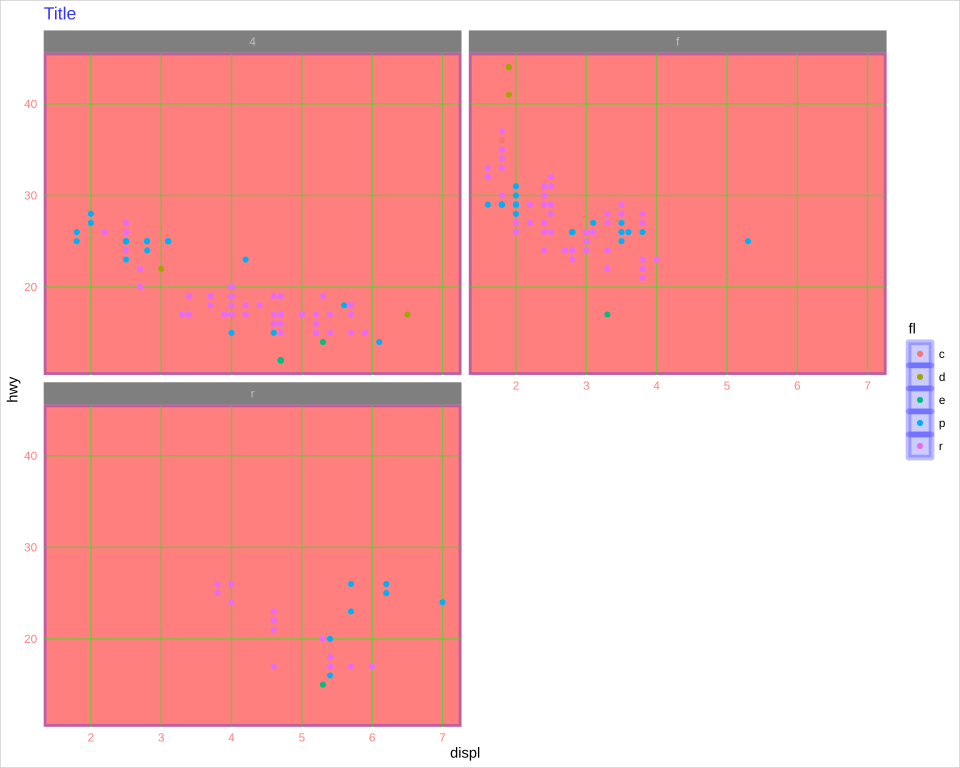

Write R code to recreate this figure.
# The plot test/golden/theme_alpha.svg draws, drawn by ggplot2 itself, as ggplot2's own visual
# tests draw their snapshots: the independent check on that golden whenever it changes. The suite
# never runs this; it needs R, ggplot2 and vdiffr, saved as the Docker image
# giggly-r:ggplot2-4.0.3. From the repository's root:
#
#   docker run --rm -v "$PWD/test/golden":/golden:ro giggly-r:ggplot2-4.0.3 \
#     Rscript /golden/theme_alpha.R > theme_alpha.ggplot2.svg
#
# and compare the two drawings element by element, as test/golden/point.R describes.
#
# mpg's highway mileage against engine size, coloured by fuel, a panel for each drive, its theme's
# colours with alphas of their own: each panel's background half-transparent red bordered blue at a
# quarter, its major grid lines half-transparent green and its minor ones fully transparent, written
# with no stroke, the tick labels half-transparent red, the ticks fully transparent, each strip
# half-transparent black with half-transparent white labels, the legend's keys a fifth-opaque blue,
# the title blue at 0.8, and the plot's background CSS's transparent, written with no fill, bordered
# black at a fifth.
#
# First checked with ggplot2 4.0.3 and vdiffr 1.0.9: every element and clip path matches, in
# ggplot2's order, but the background's edge, which R writes as its rounding error.

library(ggplot2)

plot <- ggplot(mpg, aes(displ, hwy, colour = fl)) +
  geom_point() +
  facet_wrap(~drv, ncol = 2) +
  labs(title = "Title") +
  theme(
    panel.background = element_rect(fill = "#FF000080", colour = "#0000FF40", linewidth = 2),
    panel.grid.major = element_line(colour = "#00FF0080"),
    panel.grid.minor = element_line(colour = "#00FF0000"),
    axis.text = element_text(colour = "#FF000080"),
    axis.ticks = element_line(colour = "#0000FF00"),
    strip.background = element_rect(fill = "#00000080"),
    strip.text = element_text(colour = "#FFFFFF80"),
    legend.key = element_rect(fill = "#0000FF33"),
    plot.title = element_text(colour = "#0000FFCC"),
    plot.background = element_rect(fill = "transparent", colour = "#00000033")
  )

file <- tempfile(fileext = ".svg")
vdiffr::write_svg(plot, file)
cat(readLines(file), sep = "\n")
